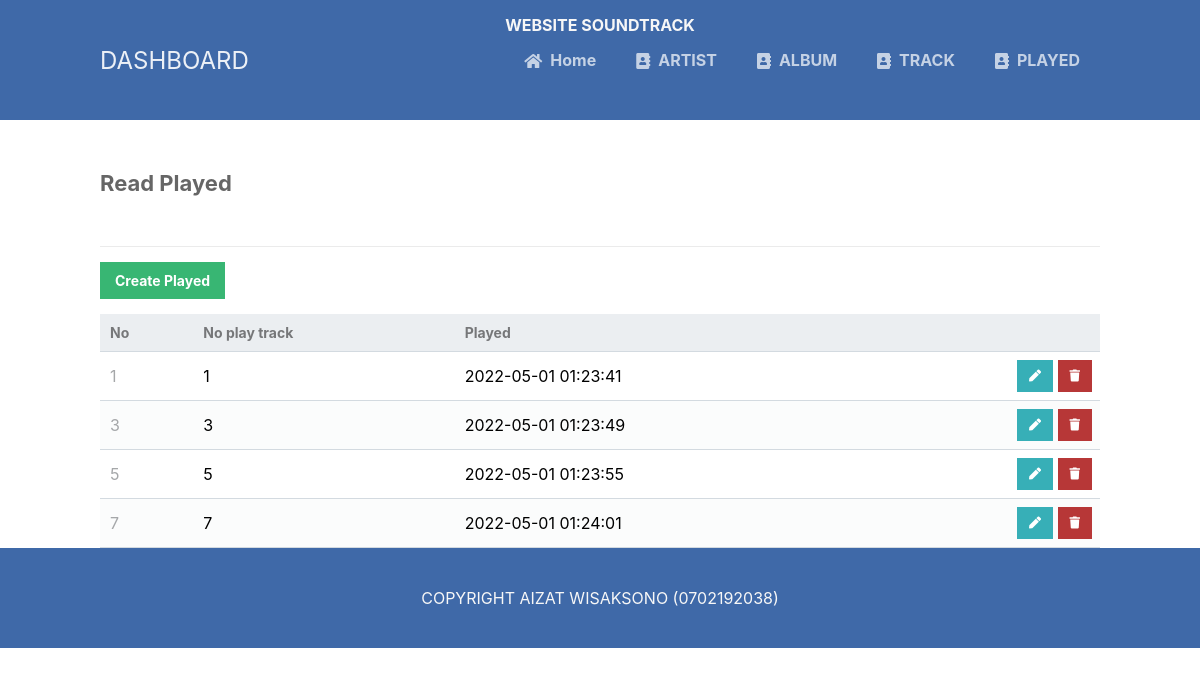
The app's page /read_played.php with its own data.
### tables this page shows
CREATE TABLE `tb_played` (
  `ply_id` int(11) NOT NULL,
  `ply_id_track` int(11) NOT NULL,
  `ply_played` timestamp NOT NULL DEFAULT current_timestamp() ON UPDATE current_timestamp()
);

### read_played.php (the view, shortened to what this page needs)
<?php
include 'functions.php';
$pdo = pdo_connect_mysql();
$page = isset($_GET['page']) && is_numeric($_GET['page']) ? (int)$_GET['page'] : 1;
$records_per_page = 5;
$stmt = $pdo->prepare('SELECT * FROM tb_played ORDER BY ply_id LIMIT :current_page, :record_per_page');
$stmt->bindValue(':current_page', ($page-1)*$records_per_page, PDO::PARAM_INT);
$stmt->bindValue(':record_per_page', $records_per_page, PDO::PARAM_INT);
$stmt->execute();
$tb_played = $stmt->fetchAll(PDO::FETCH_ASSOC);
?>
<?=template_header('Read')?>
<div class="content read">
	<h2>Read Played</h2>
	<a href="create_played.php" class="create-contact">Create Played</a>
	<table>
        <thead>
            <tr>
                <td>No</td>
                <td>No play track</td>
                <td>Played</td>
                <td></td>
            </tr>
        </thead>
        <tbody>
            <?php foreach ($tb_played as $tb_played): ?>
            <tr>
                <td><?=$tb_played['ply_id']?></td>
                 <td><?=$tb_played['ply_id_track']?></td>
                <td><?=$tb_played['ply_played']?></td>
                <td class="actions">
                    <a href="update_played.php?ply_id=<?=$tb_played['ply_id']?>" class="edit"><i class="fas fa-pen fa-xs"></i></a>
                    <a href="delete_played.php?ply_id=<?=$tb_played['ply_id']?>" class="trash"><i class="fas fa-trash fa-xs"></i></a>
                </td>
            </tr>
            <?php endforeach; ?>
        </tbody>
    </table>
</div>
<?=template_footer()?>

### functions.php (shortened to what this page needs)
<?php
function template_header($title) {
echo <<<EOT
<!DOCTYPE html>
<html>
	<head>
		<meta charset="utf-8">
		<title>$title</title>
		<link href="style.css" rel="stylesheet" type="text/css">
		<link rel="stylesheet" href="https://use.fontawesome.com/releases/v5.7.1/css/all.css">
	</head>
	<body>
    <div>
    <header>
    <h1>WEBSITE SOUNDTRACK</h1>
    </header>
    <nav class="navtop">
    	<div>
            <h1>DASHBOARD</h1>
            <a href="index.php"><i class="fas fa-home"></i>Home</a>
    		<a href="read_artist.php"><i class="fas fa-address-book"></i>ARTIST</a>
            <a href="read_album.php"><i class="fas fa-address-book"></i>ALBUM</a>
            <a href="read_track.php"><i class="fas fa-address-book"></i>TRACK</a>
            <a href="read_played.php"><i class="fas fa-address-book"></i>PLAYED</a>
    	</div>
    </nav>
EOT;
}
function template_footer() {
echo <<<EOT
<div>
    <footer>
    <p>COPYRIGHT AIZAT WISAKSONO (0702192038)</p>
    </footer>
    </div>
    </body>
</html>
EOT;
}
?>

### style.css (style rules this page uses)
* { box-sizing: border-box; font-family: -apple-system, BlinkMacSystemFont, "segoe ui", roboto, oxygen, ubuntu, cantarell, "fira sans", "droid sans", "helvetica neue", Arial, sans-serif; font-size: 16px; -webkit-font-smoothing: antialiased; -moz-osx-font-smoothing: grayscale; }
body { background-color: #FFFFFF; margin: 0; }
.navtop { background-color: #3f69a8; height: 120px; width: 100%; border: 0; }
.navtop div { display: flex; margin: 0 auto; width: 1000px; height: 100%; }
.navtop div h1, .navtop div a { display: inline-flex; align-items: center; }
.navtop div h1 { flex: 1; font-size: 24px; padding: 0; margin: 0; color: #ecf0f6; font-weight: normal; }
.navtop div a { padding: 0 20px; text-decoration: none; color: #c5d2e5; font-weight: bold; }
.navtop div a i { padding: 2px 8px 0 0; }
.content { width: 1000px; margin: 0 auto; }
.content h2 { margin: 0; padding: 50px 0; font-size: 22px; border-bottom: 1px solid #ebebeb; color: #666666; }
.read .create-contact { display: inline-block; text-decoration: none; background-color: #38b673; font-weight: bold; font-size: 14px; color: #FFFFFF; padding: 10px 15px; margin: 15px 0; }
.read table { width: 100%; padding-top: 30px; border-collapse: collapse; }
.read table thead { background-color: #ebeef1; border-bottom: 1px solid #d3dae0; }
.read table thead td { padding: 10px; font-weight: bold; color: #767779; font-size: 14px; }
.read table tbody tr { border-bottom: 1px solid #d3dae0; }
.read table tbody tr:nth-child(even) { background-color: #fbfcfc; }
.read table tbody tr td { padding: 10px; }
.read table tbody tr td:nth-child(1) { color: #a5a7a9; }
.read table tbody tr td.actions { padding: 8px; text-align: right; }
.read table tbody tr td.actions .edit, .read table tbody tr td.actions .trash { display: inline-flex; text-align: right; text-decoration: none; color: #FFFFFF; padding: 10px 12px; }
.read table tbody tr td.actions .trash { background-color: #b73737; }
.read table tbody tr td.actions .edit { background-color: #37afb7; }
header { width: 100%; height: 50px; background: #3f69a8; color: #f7f7f7; font-size: 20px; position: absolute; display: flex; justify-content: center; align-items: center; }
footer { width: 100%; height: 100px; background: #3f69a8; color: #f7f7f7; position: absolute; display: flex; justify-content: center; align-items: center; }

### records on screen
tb_played: ply_id "1", ply_id_track "1", ply_played "2022-05-01 01:23:41"
tb_played: ply_id "3", ply_id_track "3", ply_played "2022-05-01 01:23:49"
tb_played: ply_id "5", ply_id_track "5", ply_played "2022-05-01 01:23:55"
tb_played: ply_id "7", ply_id_track "7", ply_played "2022-05-01 01:24:01"
